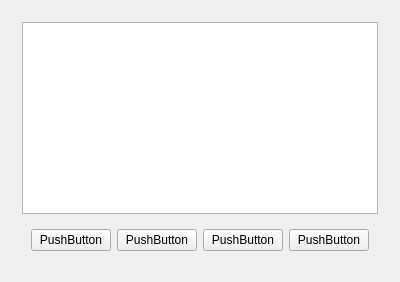
     <widget class="QWidget" name="tab_2">
      <attribute name="title">
       <string>S</string>
      </attribute>
      <layout class="QVBoxLayout" name="verticalLayout_9">
       <item>
        <layout class="QVBoxLayout" name="verticalLayout_7">
         <property name="leftMargin">
          <number>11</number>
         </property>
         <property name="topMargin">
          <number>11</number>
         </property>
         <property name="rightMargin">
          <number>11</number>
         </property>
         <property name="bottomMargin">
          <number>11</number>
         </property>
         <item>
          <layout class="QVBoxLayout" name="verticalLayout_8">
           <item>
            <widget class="QListWidget" name="listWidget_3"/>
           </item>
          </layout>
         </item>
         <item>
          <widget class="MOverlay" name="Overlay_2" native="true">
           <property name="direction" stdset="0">
            <string>S</string>
           </property>
           <layout class="QHBoxLayout" name="horizontalLayout_3">
            <item>
             <widget class="MPushButton" name="pushButton_11">
              <property name="text">
               <string>PushButton</string>
              </property>
             </widget>
            </item>
            <item>
             <widget class="MPushButton" name="pushButton_12">
              <property name="text">
               <string>PushButton</string>
              </property>
             </widget>
            </item>
            <item>
             <widget class="MPushButton" name="pushButton_13">
              <property name="text">
               <string>PushButton</string>
              </property>
             </widget>
            </item>
            <item>
             <widget class="MPushButton" name="pushButton_14">
              <property name="text">
               <string>PushButton</string>
              </property>
             </widget>
            </item>
           </layout>
          </widget>
         </item>
        </layout>
       </item>
      </layout>
     </widget>
